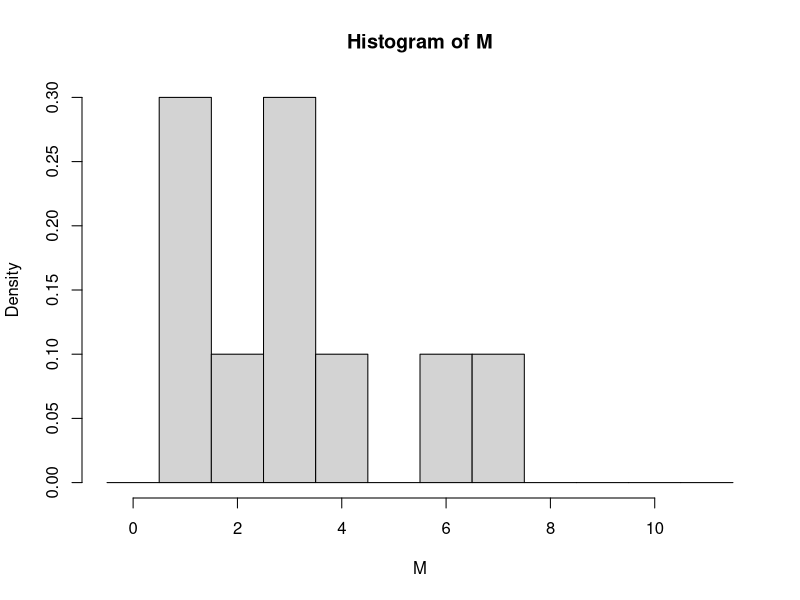
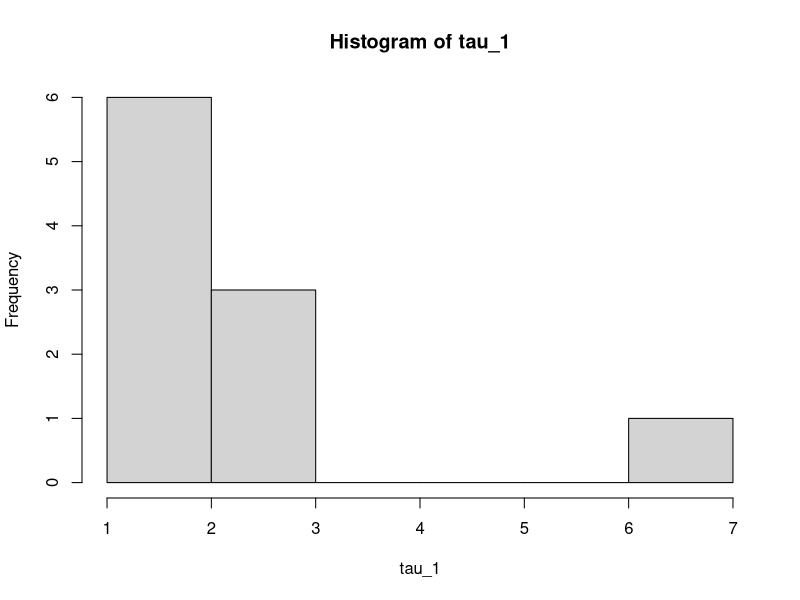
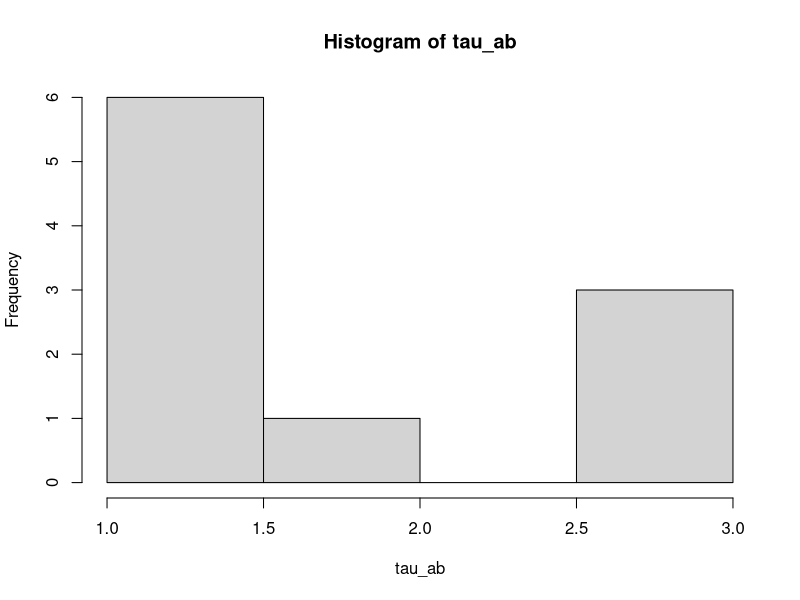

Write R code to recreate these figures, in order.
single_trajectory = function(T, p = 0.5) {
  delta = sample(c(-1, 1), size = T, replace = TRUE, prob = c(1 - p, p))
  x = cumsum(delta)
  return(x)
}

simulate_walk = function(nsim, T, p = 0.5) {
  return(
    data.frame(
      X0 = 0,
      t(replicate(nsim, single_trajectory(T, p)))
    ))
}
walk = simulate_walk(nsim = 10, T = 10)

M = apply(walk, 1, max)
hist(M, breaks = seq(-0.5, 11.5, 1), probability = TRUE)

hitting_time= function(x){
  for (i in 1:length(x)){
    if (x[i]==1) {return(i-1)}
  }
  return(length(x)-1)
}
tau_1=apply(walk,1,hitting_time)
hist(tau_1)

hitting_time_1= function(x){
  for (i in 1:length(x)){
    if (x[i]==1 | x[i]==-2) {return(i-1)}
  }
  return(length(x)-1)
}
tau_ab=apply(walk,1,hitting_time_1)
hist(tau_ab)



